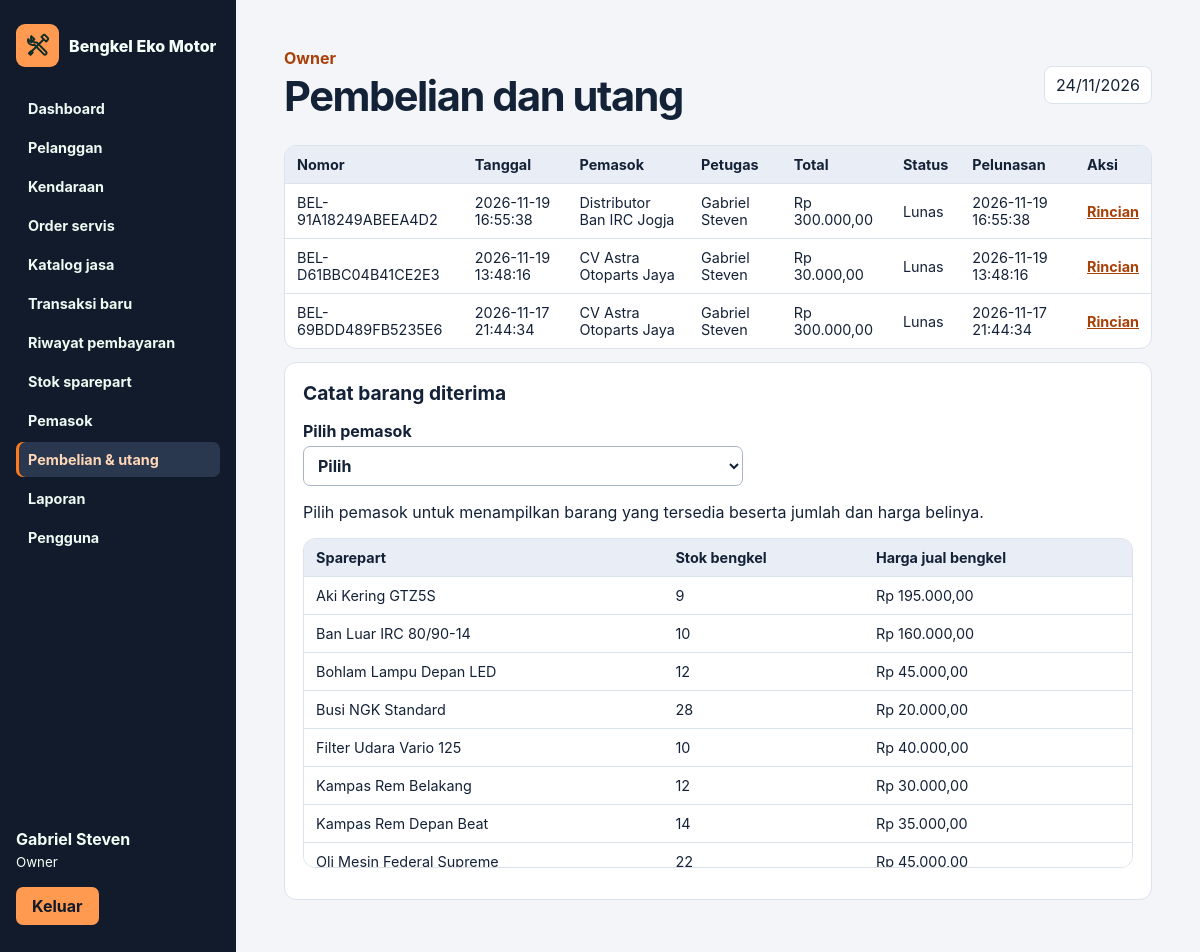
The page /?page=pembelian (signed in) on the database as committed earlier.
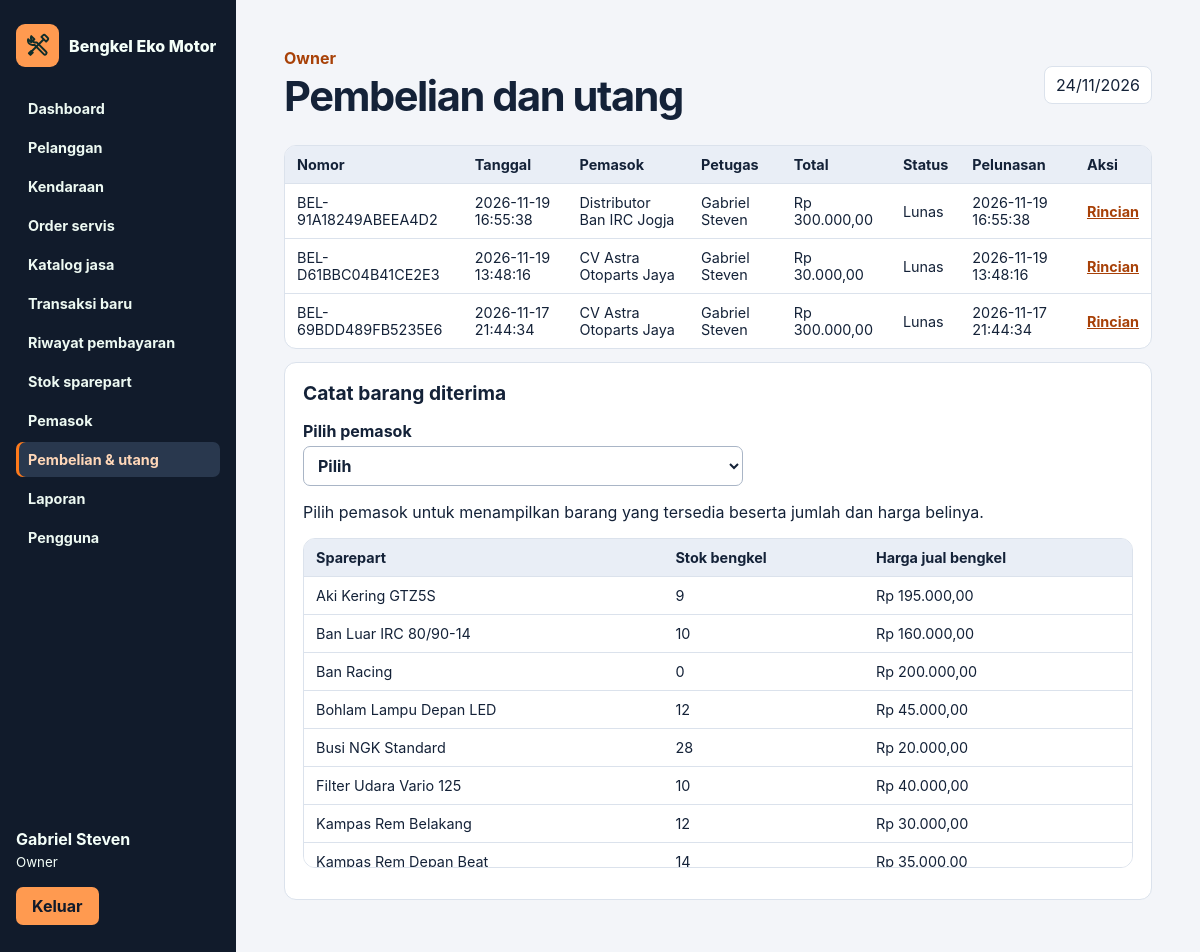
The same page on the database as committed later.
### tables this page shows
CREATE TABLE `pembelian` (
  `no_pembelian` varchar(20) NOT NULL,
  `tanggal_pembelian` datetime NOT NULL,
  `id_pemasok` int(11) NOT NULL,
  `id_pengguna` int(11) NOT NULL,
  `total_pembelian` decimal(12,2) NOT NULL CHECK (`total_pembelian` > 0),
  `status_bayar` enum('Lunas','Utang') NOT NULL,
  `token` char(32) DEFAULT NULL,
  `lunas_pada` datetime DEFAULT NULL,
  `lunas_oleh` int(11) DEFAULT NULL
);

CREATE TABLE `pemasok` (
  `id_pemasok` int(11) NOT NULL,
  `nama_pemasok` varchar(100) NOT NULL,
  `no_hp` varchar(20) NOT NULL,
  `alamat` text NOT NULL
);

CREATE TABLE `pengguna` (
  `id_pengguna` int(11) NOT NULL,
  `nama_lengkap` varchar(100) NOT NULL,
  `username` varchar(50) NOT NULL,
  `password_hash` varchar(255) NOT NULL,
  `peran` enum('Pemilik','Kasir','Mekanik') NOT NULL,
  `status_aktif` enum('Aktif','Nonaktif') DEFAULT 'Aktif'
);

CREATE TABLE `sparepart` (
  `id_sparepart` int(11) NOT NULL,
  `nama_barang` varchar(100) NOT NULL,
  `kategori` varchar(50) NOT NULL,
  `harga_jual` decimal(12,2) NOT NULL CHECK (`harga_jual` >= 0),
  `stok` int(11) NOT NULL CHECK (`stok` >= 0),
  `stok_minimum` int(11) NOT NULL CHECK (`stok_minimum` >= 0)
);

### routes/web.php (called while the page is built, shortened)
<?php
function route(array|false $user): void
{
    $page = $_GET['page'] ?? 'dashboard';
    $staff = ['Pemilik','Kasir'];
    $owner = ['Pemilik'];
    $all = ['Pemilik','Kasir','Mekanik'];
    $routes = [
        'dashboard'=>['Dashboard',$all,[]],
        'pelanggan'=>['Pelanggan',$staff,['save'=>$staff]],
        'kendaraan'=>['Kendaraan',$staff,['save'=>$staff]],
        'sparepart'=>['Sparepart',$all,['save'=>$owner,'adjust'=>$owner]],
        'jasa'=>['Katalog jasa',$owner,['save'=>$owner]],
        'pemasok'=>['Pemasok',$owner,['save'=>$owner]],
        'katalog-pemasok'=>['Katalog pemasok',$owner,['save-catalog'=>$owner]],
        'pengguna'=>['Pengguna',$owner,['save'=>$owner]],
        'servis'=>['Order servis',$all,['create'=>$staff]],
        'pekerjaan'=>['Detail pekerjaan',$all,['start'=>['Pemilik','Mekanik'],'progress'=>['Pemilik','Mekanik'],'assign'=>$owner]],
        'checkout'=>['Pembayaran baru',$staff,['pay'=>$staff]],
        'penjualan'=>['Riwayat pembayaran',$staff,[]],
        'nota'=>['Nota penjualan',$staff,['cancel'=>$owner]],
        'pembelian'=>['Pembelian dan utang',$owner,['purchase'=>$owner]],
        'detail-beli'=>['Rincian pembelian',$owner,['settle'=>$owner]],
        'laporan'=>['Laporan',$owner,[]],
    ];
    [$title,$roles,$actions] = $routes[$page];
    $id = (int) filter_var($_GET['id'] ?? 0,FILTER_VALIDATE_INT);
    $reference = is_string($_GET['ref'] ?? null) ? $_GET['ref'] : '';
    match ($page) {
        'dashboard'=>showDashboard($user),
        'servis'=>showServices($user),
        'pekerjaan'=>showService(serviceRecord($id,$user),$user),
        'checkout'=>showCheckout(checkoutOrder($user)),
        'penjualan'=>showSales($user),
        'nota'=>showReceipt($reference,$user),
        'pembelian'=>showPurchases(),
        'katalog-pemasok'=>showSupplierCatalog($id),
        'detail-beli'=>showPurchase($reference),
        'laporan'=>showReports(),
        default=>showMaster($page,$page !== 'sparepart' || $user['peran'] === 'Pemilik'),
    };
    layout($title,$user,$page,(string) ob_get_clean());
}

### public/index.php (called while the page is built, shortened)
<?php
$user = false;
try {
    $user = currentUser();
    route($user);
} catch (Throwable $error) {
    while (ob_get_level() > 0) {
        ob_end_clean();
    }
    if ($error instanceof AccessDenied) {
        http_response_code(403);
        $message = $error->getMessage();
    } elseif ($error instanceof DomainException) {
        http_response_code(422);
        $message = $error->getMessage();
    } elseif ($error instanceof PDOException && $error->getCode() === '23000') {
        http_response_code(409);
        $message = 'Data sudah ada atau rujukan tidak tersedia. Periksa isian dan coba lagi.';
    } else {
        http_response_code(500);
        error_log('Bengkel Eko Motor: ' . get_class($error) . ' (' . $error->getCode() . ')');
        $message = 'Sistem tidak dapat memproses permintaan. Periksa konfigurasi dan koneksi database sesuai README.';
    }
    if (str_contains($_SERVER['HTTP_ACCEPT'] ?? '', 'application/json')) {
        header('Content-Type: application/json; charset=utf-8');
        echo json_encode(['message' => $message], JSON_UNESCAPED_UNICODE);
        exit;
    }
    if ($user) {
        layout('Permintaan tidak berhasil',$user,'','<p role="alert" class="error">' . h($message) . '</p><p>' . linkTo('Kembali ke dashboard','dashboard') . '</p>');
    } else {
        loginPage($message);
    }
}

### app/Models/database.php (called while the page is built, shortened)
<?php
function db(): PDO
{
    static $pdo;
    if (!$pdo) {
        $path = dirname(__DIR__, 2) . '/config/database.local.php';
        $config = require $path;
        $pdo = new PDO($config['dsn'], $config['username'], $config['password'], [
            PDO::ATTR_ERRMODE => PDO::ERRMODE_EXCEPTION,
            PDO::ATTR_EMULATE_PREPARES => false,
            PDO::ATTR_DEFAULT_FETCH_MODE => PDO::FETCH_ASSOC,
        ]);
        $pdo->exec("SET time_zone = '+07:00'");
    }
    return $pdo;
}
function query(string $sql, array $params = []): PDOStatement
{
    $statement = db()->prepare($sql);
    $statement->execute($params);
    return $statement;
}
function rows(string $sql, array $params = []): array
{
    return query($sql, $params)->fetchAll();
}
function row(string $sql, array $params = []): array|false
{
    return query($sql, $params)->fetch();
}

### app/Middleware/security.php (called while the page is built, shortened)
<?php
function currentUser(): array|false
{
    $user = row("SELECT id_pengguna,nama_lengkap,peran FROM pengguna WHERE id_pengguna=? AND status_aktif='Aktif'", [$_SESSION['user']]);
    return $user;
}

### app/Controllers/suppliers.php (the view, shortened to what the changed rows need)
<?php
function purchaseCatalogTable(array $parts, bool $selected): void
{
    echo '<div class="supplier-catalog-scroll scroll"><table><thead><tr><th>Sparepart</th><th>Stok bengkel</th><th>Harga jual bengkel</th>'
        . ($selected ? '<th>Jumlah beli</th><th>Harga beli pemasok / unit</th>' : '') . '</tr></thead><tbody>';
    foreach ($parts as $part) {
        $key = (int) $part['id_sparepart'];
        echo '<tr><td>' . h($part['nama_barang']) . '</td><td>' . h($part['stok']) . '</td><td>' . h(rupiah($part['harga_jual'])) . '</td>';
        echo '</tr>';
    }
    echo '</tbody></table></div>';
}

### app/Views/helpers.php (shortened to what the changed rows need)
<?php
function h(mixed $value): string
{
    return htmlspecialchars((string) $value, ENT_QUOTES | ENT_SUBSTITUTE, 'UTF-8');
}
function url(string $page, array $params = []): string
{
    return '?' . http_build_query(['page' => $page] + $params);
}
function rupiah(mixed $value): string
{
    return $value === null ? '—' : 'Rp ' . number_format((float) $value, 2, ',', '.');
}
function linkTo(string $label, string $page, array $params = []): string
{
    return '<a href="' . h(url($page, $params)) . '">' . h($label) . '</a>';
}
function table(array $headers, array $data, ?callable $action = null, array $formatters = []): void
{
    echo '<div class="scroll"><table><thead><tr>';
    foreach ($headers as $header) {
        echo '<th>' . h($header) . '</th>';
    }
    echo '</tr></thead><tbody>';
    foreach ($data as $record) {
        echo '<tr>';
        foreach ($record as $key => $value) {
            $cell = isset($formatters[$key]) ? $formatters[$key]($value, $record) : h($value ?? '—');
            echo '<td>' . $cell . '</td>';
        }
        if ($action) {
            echo '<td>' . $action($record) . '</td>';
        }
        echo '</tr>';
    }
    echo '</tbody></table></div>';
}

### app/Views/layout.php (shortened to what the changed rows need)
<?php
function workshopBrand(): string
{
    return '<div class="brand"><span><img src="assets/icons/workshop.svg" width="25" height="25" alt=""></span> Bengkel Eko Motor</div>';
}
function documentStart(string $title): void
{
    $assetRoot = dirname(__DIR__, 2) . '/public/assets/';
    $cssVersion = filemtime($assetRoot . 'css/app.css');
    $jsVersion = filemtime($assetRoot . 'js/app.js');
    echo '<!doctype html><html lang="id"><head><meta charset="utf-8"><meta name="viewport" content="width=device-width, initial-scale=1">'
        . '<title>' . h($title) . ' • Bengkel Eko Motor</title>'
        . '<link rel="icon" type="image/svg+xml" href="assets/icons/workshop.svg?v=1">'
        . '<link rel="stylesheet" href="assets/css/app.css?v=' . h($cssVersion) . '"><script src="assets/js/app.js?v=' . h($jsVersion) . '" defer></script></head><body>';
}
function layout(string $title, array $user, string $page, string $content): void
{
    [$role,$menus] = match ($user['peran']) {
        'Pemilik'=>['Owner',['dashboard'=>'Dashboard','pelanggan'=>'Pelanggan','kendaraan'=>'Kendaraan','servis'=>'Order servis','jasa'=>'Katalog jasa',
            'checkout'=>'Transaksi baru','penjualan'=>'Riwayat pembayaran','sparepart'=>'Stok sparepart','pemasok'=>'Pemasok','pembelian'=>'Pembelian & utang','laporan'=>'Laporan','pengguna'=>'Pengguna']],
        'Kasir'=>['Kasir',['dashboard'=>'Dashboard','checkout'=>'Transaksi baru','servis'=>'Order servis','pelanggan'=>'Pelanggan','kendaraan'=>'Kendaraan',
            'penjualan'=>'Riwayat pembayaran','sparepart'=>'Stok sparepart']],
        default=>['Mekanik',['dashboard'=>'Dashboard','servis'=>'Pekerjaan saya','sparepart'=>'Ketersediaan sparepart']],
    };
    $pageMenu = ['pekerjaan'=>'servis','nota'=>'penjualan','detail-beli'=>'pembelian'][$page] ?? $page;
    documentStart($title);
    echo '<div class="app"><aside>' . workshopBrand() . '<nav aria-label="Menu utama">';
    foreach ($menus as $key=>$label) {
        echo '<a href="' . h(url($key)) . '"' . ($pageMenu === $key ? ' aria-current="page"' : '') . '>' . h($label) . '</a>';
    }
    echo '</nav><div class="account"><strong>' . h($user['nama_lengkap']) . '</strong><small>' . h($role) . '</small><form method="post" action="' . h(url('logout')) . '">';
    echo '</div></aside><main class="workspace"><header><div><p class="role">' . h($role) . '</p><h1>' . h($title) . '</h1></div>'
        . '<span class="date">' . h(date('d/m/Y')) . '</span></header>';
    echo $content . '</main></div></body></html>';
}

Rows that differ between the two databases and show on the page:
no longer on this page (row edited): sparepart: nama_barang "Oli Mesin Federal Supreme", stok "22", harga_jual "Rp 45.000,00"
added sparepart: nama_barang "Ban Racing", stok "0", harga_jual "Rp 200.000,00"
